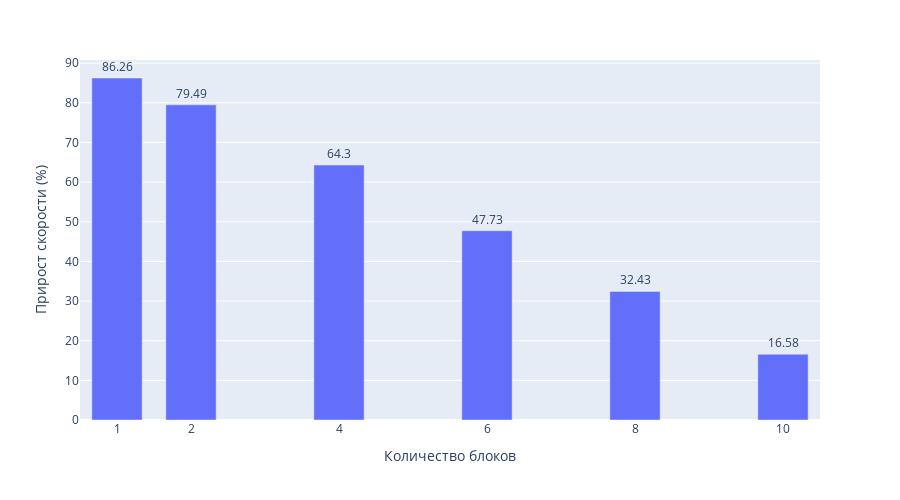

The notebook cell this image was saved under:
### Code cell
task = 'среднее'

fig = px.bar(cpu_data,
             x="Количество блоков",
             y=task,
             text=task,
             height=500,
             width=900,
             labels={task: "Прирост скорости (%)"}
             )
fig.update_traces(
    textposition="outside"
)
fig.update_layout(bargroupgap=0.15,
                  xaxis=dict(tickvals=cpu_data["Количество блоков"]),
                  uniformtext_minsize=8,
                  uniformtext_mode='show'
                  )
fig.show()
fig.write_image('metrics/cpu_speed_mean_growth.png')

### Figure 1 — Plotly figure (JSON) as saved in the notebook; plotly's stock layout.template omitted (floating-point values rounded to 4 significant figures)
{"data": [{"alignmentgroup": "True", "hovertemplate": "Количество блоков=%{x}<br>Прирост скорости (%)=%{text}<extra></extra>", "legendgroup": "", "marker": {"color": "#636efa", "pattern": {"shape": ""}}, "name": "", "offsetgroup": "", "orientation": "v", "showlegend": false, "text": [86.26, 79.49, 64.3, 47.73, 32.43, 16.58], "textposition": "outside", "type": "bar", "x": [1, 2, 4, 6, 8, 10], "xaxis": "x", "y": [86.26, 79.49, 64.3, 47.73, 32.43, 16.58], "yaxis": "y"}], "layout": {"bargroupgap": 0.15, "barmode": "relative", "height": 500, "legend": {"tracegroupgap": 0}, "margin": {"t": 60}, "uniformtext": {"minsize": 8, "mode": "show"}, "width": 900, "xaxis": {"anchor": "y", "domain": [0, 1], "tickvals": [1, 2, 4, 6, 8, 10], "title": {"text": "Количество блоков"}}, "yaxis": {"anchor": "x", "domain": [0, 1], "title": {"text": "Прирост скорости (%)"}}}}
